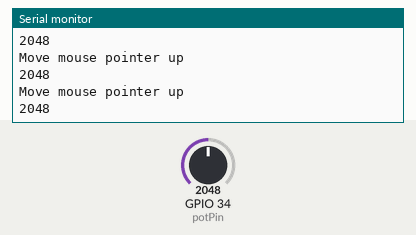
Recording of a sketch running on a simulated ESP32. On the bench: the last lines printed to the serial monitor. The inputs (shaded band) are chosen by the test bench; at power-on: GPIO 34 (potPin) = 2048. USB keyboard and mouse output is not drawn.

Above: at 1.2 s.
1.3 s: GPIO 34 (potPin) set to 1955
At 1.39 s:
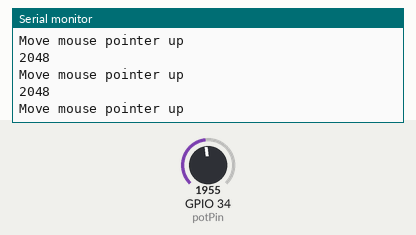
2.8 s: GPIO 34 (potPin) set to 1068
At 2.82 s:
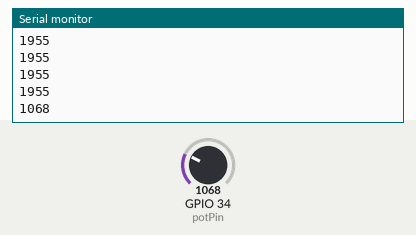
4.3 s: GPIO 34 (potPin) set to 947
At 4.58 s:
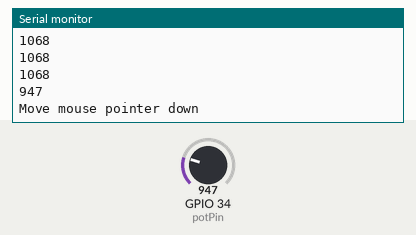
Timing chart, 0 to 7.3 s (numbered marks = the images above; inputs shaded):
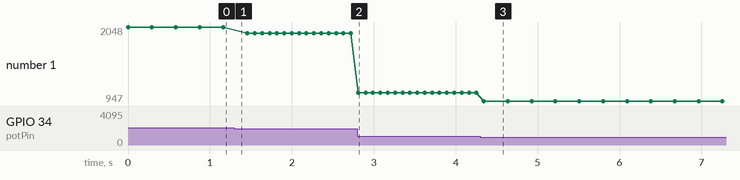

The sketch:

ESP32BLEmouse.ino
```cpp
#include <BleMouse.h>


const int potPin = 34;
int potValue = 0;

BleMouse bleMouse("ESP32BLEMouse","Espressif",100);

void setup() {
 Serial.begin(115200);
 bleMouse.begin();

}

void loop() {
  int data_in =analogRead(potPin);
  Serial.println(data_in);
  delay(50);
  unsigned long startTime;

  if(bleMouse.isConnected()) {
    if(data_in>2000){
      Serial.println("Move mouse pointer up");
    startTime = millis();
    while(millis()<startTime+200) {
      bleMouse.move(0,-10);
      delay(20);
    }
    }
    delay(20);
    if(data_in<1000){
     Serial.println("Move mouse pointer down");
    startTime = millis();
    while(millis()<startTime+200) {
      bleMouse.move(0,10);
      delay(20);
    }
    }
    delay(20);
  }
}
```

Measured:
- the behaviour switches between 2001 and 2000 on GPIO 34 (potPin) (found by bisection; images 0 and 1)
- the behaviour switches between 1000 and 999 on GPIO 34 (potPin) (found by bisection; images 2 and 3)
- after the input at 2.8 s, the serial monitor: prints a new line at once (image 2)
- after the input at 4.3 s, the serial monitor: prints a new line at once (image 3)
- plotted number 1: 2048 → 1955 after the input at 1.3 s, 1955 → 1068 after the input at 2.8 s, 1068 → 947 after the input at 4.3 s
